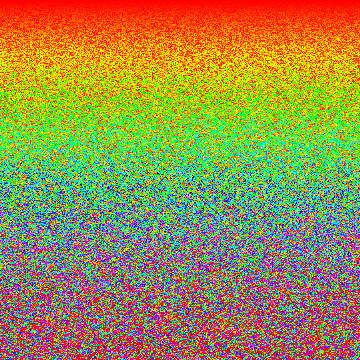
Frame 1 (no input)
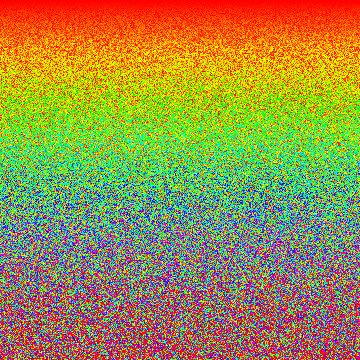
Frame 60 (the mouse pressed at the canvas centre just before this capture)
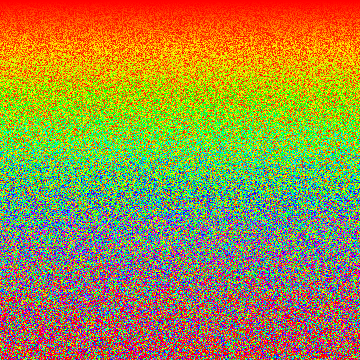
Frame 120 (the mouse held since frame 60 and released just before this capture)

The Processing sketch that drew these frames (run headless with seeded random() and noise(); from frame 60 on, the mouse is pressed at the canvas centre):

// Processing sketch: processing_133823
// ── processing_133823.pde


void setup(){
  size(360,360);  
  background(0);
}

void draw(){

  colorMode(HSB);
  noStroke();
  for( int h = 0; h <=width; h+=1){
    for(int s = 0; s <= height; s += 1){
    fill(random(h), 255, 255);
    rect(s,h,1,1);
    }
  }
  
}
